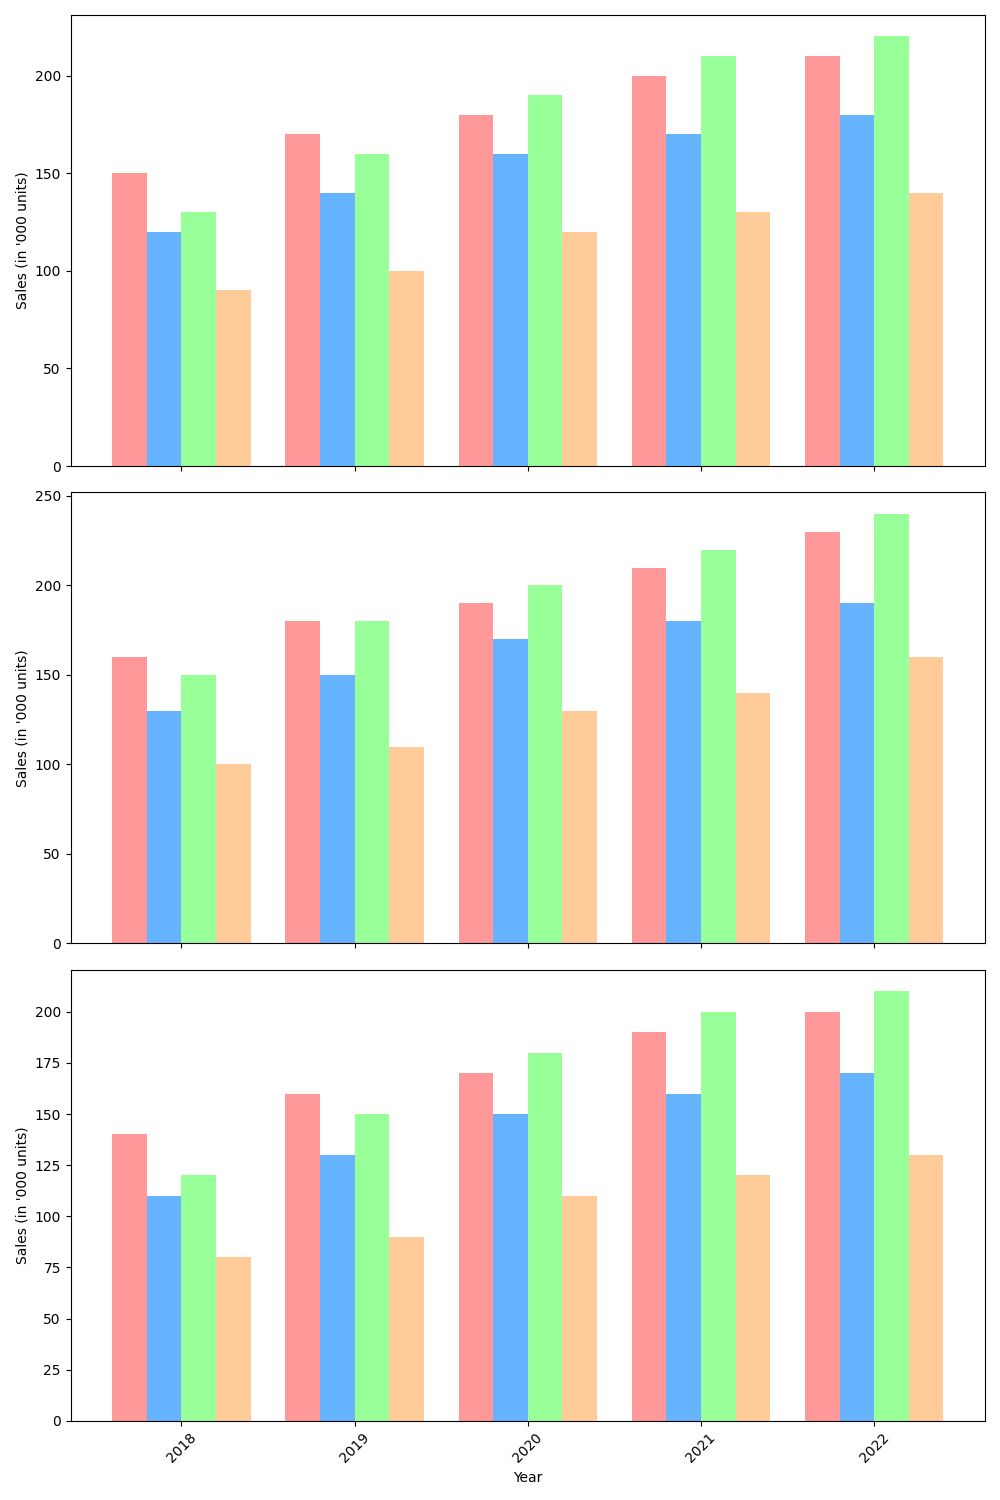

The Python source for this figure:
import matplotlib.pyplot as plt
import numpy as np

years = np.array([2018, 2019, 2020, 2021, 2022])
brands = ["CrunchyBites", "FruitMunch", "ChocoDelight", "NuttyCrave"]

sales_north = np.array([
    [150, 170, 180, 200, 210],
    [120, 140, 160, 170, 180],
    [130, 160, 190, 210, 220],
    [90, 100, 120, 130, 140]
])

sales_east = np.array([
    [160, 180, 190, 210, 230],
    [130, 150, 170, 180, 190],
    [150, 180, 200, 220, 240],
    [100, 110, 130, 140, 160]
])

sales_west = np.array([
    [140, 160, 170, 190, 200],
    [110, 130, 150, 160, 170],
    [120, 150, 180, 200, 210],
    [80, 90, 110, 120, 130]
])

fig, axes = plt.subplots(3, 1, figsize=(10, 15), sharex=True)

colors = ['#ff9999', '#66b3ff', '#99ff99', '#ffcc99']

for ax, sales in zip(axes, [sales_north, sales_east, sales_west]):
    bar_width = 0.2
    index = np.arange(len(years))
    
    for i, color in enumerate(colors):
        ax.bar(index + (i * bar_width), sales[i], bar_width, color=color)
    
    ax.set_ylabel('Sales (in \'000 units)')

axes[-1].set_xlabel('Year')
axes[-1].set_xticks(index + bar_width * 1.5)
axes[-1].set_xticklabels(years, rotation=45)

plt.tight_layout()
plt.show()
